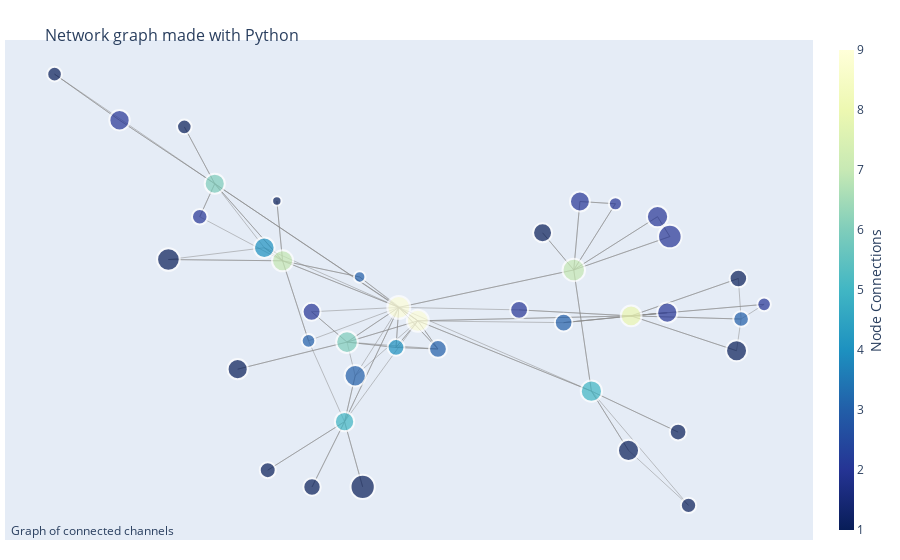

The cell this chart's notebook holds for it:
### Markdown cell above
Plot of our subgraph of strongly connected components

### Code cell
network_graphs.graph_nx_graph(H)
network_graphs.plotly_network_graph(H)

### Figure 1 — Plotly figure (JSON) as saved in the notebook; plotly's stock layout.template omitted (floating-point values rounded to 4 significant figures; data arrays with more than 128 entries replaced by an {"elided": "..."} marker saying what was removed)
{"data": [{"hoverinfo": "none", "line": {"color": "#888", "width": 0.5}, "mode": "lines", "type": "scatter", "x": {"elided": "366 float values"}, "y": {"elided": "366 float values"}}, {"hoverinfo": "text", "marker": {"color": [3, 1, 7, 4, 1, 3, 2, 3, 1, 9, 4, 2, 1, 7, 2, 1, 1, 6, 1, 3, 2, 9, 5, 5, 1, 3, 1, 1, 2, 3, 1, 2, 1, 1, 1, 2, 6, 2, 2, 8, 2], "colorbar": {"thickness": 15, "title": {"side": "right", "text": "Node Connections"}, "xanchor": "left"}, "colorscale": [[0, "rgb(255,255,217)"], [0.125, "rgb(237,248,177)"], [0.25, "rgb(199,233,180)"], [0.375, "rgb(127,205,187)"], [0.5, "rgb(65,182,196)"], [0.625, "rgb(29,145,192)"], [0.75, "rgb(34,94,168)"], [0.875, "rgb(37,52,148)"], [1, "rgb(8,29,88)"]], "line": {"width": 2}, "reversescale": true, "showscale": true, "size": [13.67, 14.64, 21.1, 16.75, 20.13, 15.67, 19.87, 17.61, 24.27, 22.94, 20.58, 20.32, 17.53, 22.5, 15.55, 22.61, 14.54, 21.64, 18.99, 11.56, 23.58, 21.96, 21.22, 19.31, 15.4, 21.36, 17.43, 21.06, 17.85, 17.77, 16.71, 20.21, 20.98, 15.91, 9.412, 21.28, 20.11, 13.15, 17.93, 20.67, 13.6]}, "mode": "markers", "text": ["Atomic Punch has 3 connections and 13000 subscribers", "Andrew Gerlicher Music has 1 connections and 25500 subscribers", "Nukazooka has 7 connections and 2250000 subscribers", "Corridor Cast has 4 connections and 110000 subscribers", "BrandonJLa has 1 connections and 1150000 subscribers", "Film Riot Extras has 3 connections and 52000 subscribers", "TEAMSUPERTRAMP has 2 connections and 959000 subscribers", "Aputure has 3 connections and 200000 subscribers", "JennaMarbles has 1 connections and 20300000 subscribers", "Corridor has 9 connections and 8060000 subscribers", "Mr.TVCow has 4 connections and 1570000 subscribers", "FinalCutKing has 2 connections and 1310000 subscribers", "Red Giant has 1 connections and 189000 subscribers", "devinsupertramp has 7 connections and 5920000 subscribers", "Fury Fingers - GOONS INC - Out Now! has 2 connections and 48100 subscribers", "TomSka has 1 connections and 6420000 subscribers", "SamWickert has 1 connections and 23900 subscribers", "Node has 6 connections and 3260000 subscribers", "Jacob + Katie Schwarz has 1 connections and 520000 subscribers", "johnyboz has 3 connections and 3020 subscribers", "Lindsey Stirling has 2 connections and 12500000 subscribers", "Corridor Crew has 9 connections and 4090000 subscribers", "Shonduras has 5 connections and 2440000 subscribers", "Mike Diva has 5 connections and 650000 subscribers", "Dorothy Gee has 1 connections and 43300 subscribers", "Anna Akana has 3 connections and 2700000 subscribers", "Adi Shankar's BOOTLEG UNIVERSE has 1 connections and 176000 subscribers", "A for Adley - Learning & Fun has 1 connections and 2190000 subscribers", "FXhome has 2 connections and 236000 subscribers", "Guillotine Channel has 3 connections and 224000 subscribers", "Spacestation Stuff has 1 connections and 107000 subscribers", "Indy Mogul has 2 connections and 1210000 subscribers", "Variant Comics has 1 connections and 2070000 subscribers", "Megasteakman has 1 connections and 61600 subscribers", "Lane Carter has 1 connections and 680 subscribers", "Peter Hollens has 2 connections and 2540000 subscribers", "SoKrispyMedia has 6 connections and 1130000 subscribers", "Visual Escape has 2 connections and 9120 subscribers", "Cerberusarms has 2 connections and 250000 subscribers", "Film Riot has 8 connections and 1670000 subscribers", "VFX Productions has 2 connections and 12400 subscribers"], "type": "scatter", "x": [-0.3481, -1, -0.4146, -0.1235, -0.5299, 0.7623, 0.3485, 0.3068, -0.2091, -0.1164, -0.4615, -0.8332, 0.7553, 0.3328, -0.6273, -0.7078, -0.6669, -0.2492, 0.2527, -0.2169, 0.5794, -0.06744, 0.378, -0.2556, 0.6273, -0.2283, -0.3391, 0.4733, 0.1924, -0.01582, 0.6006, 0.5728, 0.7507, -0.4528, -0.4294, 0.5478, -0.5888, 0.4398, -0.3402, 0.48, 0.8213], "y": [-0.1492, 0.9981, 0.1951, -0.1778, -0.2712, -0.05548, 0.4502, -0.07093, -0.7776, -0.005328, 0.2512, 0.7999, 0.1188, 0.1557, 0.3846, 0.2005, 0.7713, -0.1546, 0.3155, 0.1255, 0.2994, -0.0632, -0.3657, -0.497, -0.8572, -0.2996, -0.7781, -0.6206, -0.01614, -0.1843, -0.5418, -0.02793, -0.1919, -0.7059, 0.4523, 0.3848, 0.5267, 0.4405, -0.02423, -0.04196, 0.007597]}], "layout": {"annotations": [{"showarrow": false, "text": "Graph of connected channels", "x": 0.005, "xref": "paper", "y": -0.002, "yref": "paper"}], "autosize": true, "hovermode": "closest", "margin": {"b": 20, "l": 5, "r": 5, "t": 40}, "showlegend": false, "title": {"font": {"size": 16}, "text": "<br>Network graph made with Python"}, "xaxis": {"autorange": true, "range": [-1.158, 0.9761], "showgrid": false, "showticklabels": false, "type": "linear", "zeroline": false}, "yaxis": {"autorange": true, "range": [-1.039, 1.176], "showgrid": false, "showticklabels": false, "type": "linear", "zeroline": false}}}
